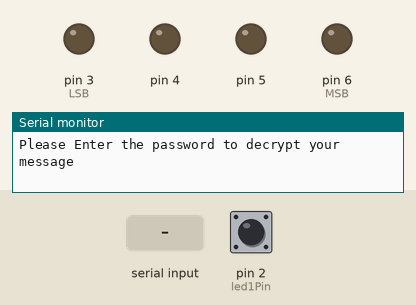
Simulated run of this sketch. Board: Arduino Uno, built with avr-gcc and run on an emulated ATmega328P. Parts: output pins drawn as LEDs (lit = HIGH), the last lines printed to the serial monitor. The test bench sets the inputs (shaded band); at power-on: pin 2 (led1Pin) LOW.

Above: at 1.2 s.
1.3 s: "90,45\n" received over Serial
2.8 s: pin 2 (led1Pin) pulsed HIGH 2 times (0.12 s each, 0.3 s apart)
At 7.8 s:
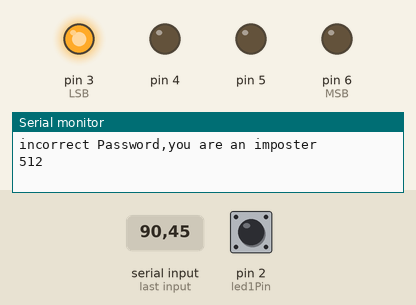
Timing chart, 0 to 9.3 s (numbered marks = the images above; inputs shaded):
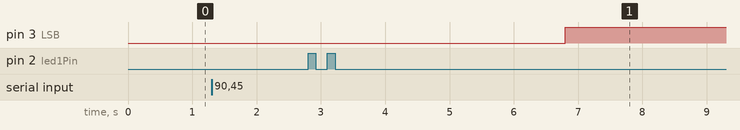

The sketch:

R2Rrecv.ino
```cpp
int led1Pin = 2;
int password = 0;
int sensePin = 3;
void setup() {
  Serial.begin(9600);
  pinMode(led1Pin, INPUT);
  pinMode(3, OUTPUT);//LSB
  pinMode(4, OUTPUT);
  pinMode(5, OUTPUT);
  pinMode(6, OUTPUT);//MSB
}

void loop()
{
  if (!password)
  {
    Serial.println ("Please Enter the password to decrypt your message");
    while (Serial.available() == 0);
    password = Serial.read() - '0';
    if (password < 4) Serial.println ("Password accepted,your message will be decrypted");
    else Serial.println ("incorrect Password,you are an imposter");
  }
  while (digitalRead(led1Pin) == 0);
  int val = 0;
  int mes[4], temp[4];
  for (int i = 0; i < 4; i++)
  {
    mes[i] = digitalRead(led1Pin);
    delay(1000);
  }
  temp[0] = mes[0];
  temp[1] = mes[1];
  temp[2] = mes[2];
  temp[3] = mes[3];
  if (password < 4)
  {
    for (int i = 0; i < 4; i++)
    {
      mes[((i + 4 - password) % 4)] = temp[i];
    }
  }
  /*for (int i = 0; i < 8; i++)
    {
    val = val + mes[i] * pow(2, i);
    }*/
  for (int i = 0; i < 4; i++)
  {
    digitalWrite(i + 3, mes[i]);
  }
  val =  mes[3] * pow(2, 3) + mes[2] * pow(2, 2) + mes[1] * pow(2, 1) + mes[0] * pow(2, 0);
  Serial.println(analogRead(sensePin));
  //Serial.println(mes[2]);

}
```

Measured:
- after the input at 2.8 s, pin 3 (LSB): LOW → HIGH after 4.0 s
